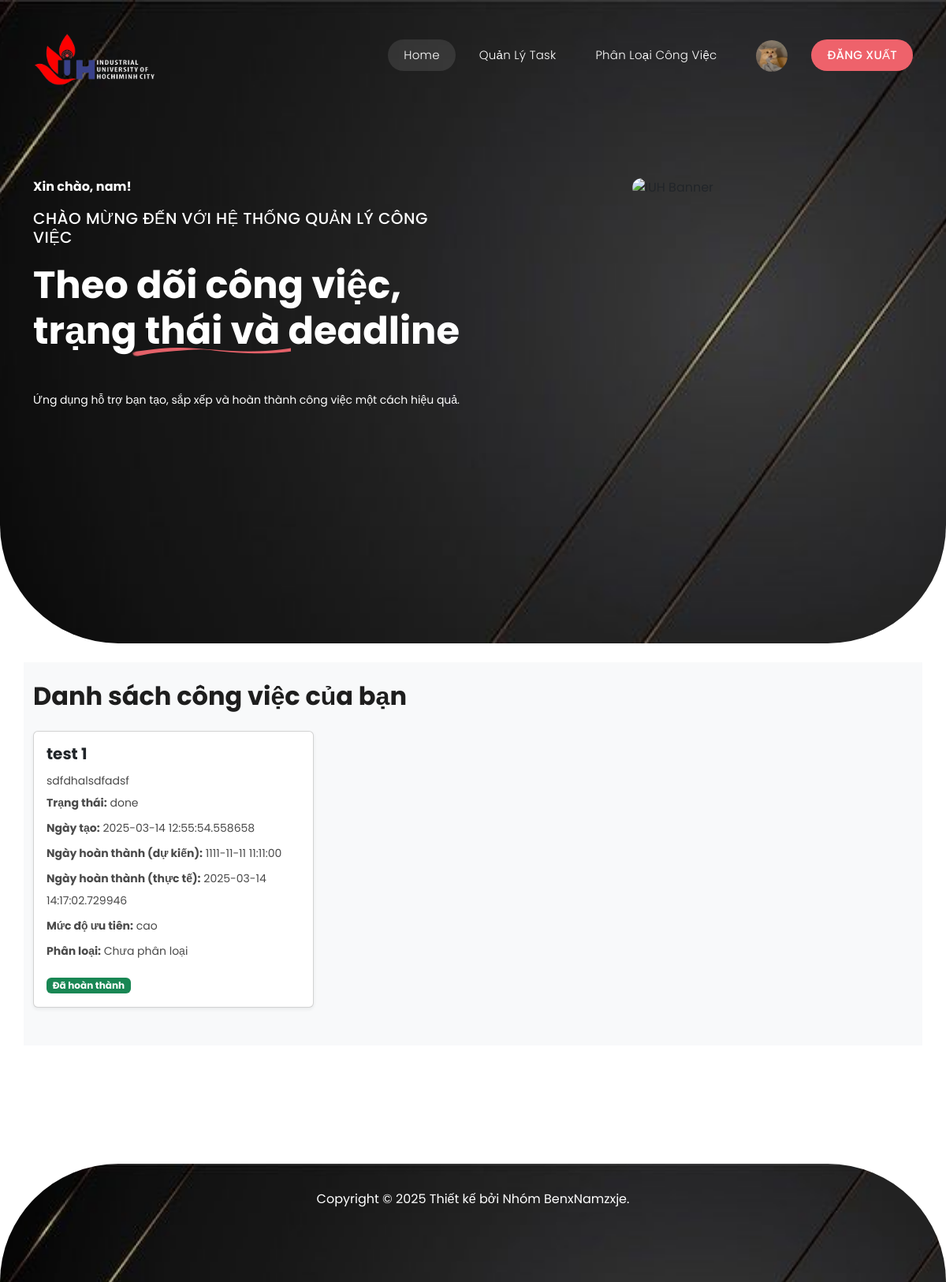
The app's page / (signed in) with its own data.
### app.py (models this page shows)
class User(db.Model):
    id = db.Column(db.Integer, primary_key=True)
    username = db.Column(db.String(50), unique=True, nullable=False)
    password = db.Column(db.String(200), nullable=False)
    is_admin = db.Column(db.Boolean, default=False)
    is_blocked = db.Column(db.Boolean, default=False)
    avatar = db.Column(db.String(255), nullable=True)
    tasks = db.relationship('Task', backref='user', lazy=True)

class Task(db.Model):
    id = db.Column(db.Integer, primary_key=True)
    title = db.Column(db.String(100), nullable=False)
    content = db.Column(db.Text, nullable=True)
    status = db.Column(db.String(20), default='pending')  # pending, done
    created_time = db.Column(db.DateTime, default=datetime.utcnow)
    finished_time = db.Column(db.DateTime, nullable=True)
    due_date = db.Column(db.DateTime, nullable=True)        # Ngày dự kiến hoàn thành
    priority = db.Column(db.String(20), default='trung bình') # cao, trung bình, thấp
    user_id = db.Column(db.Integer, db.ForeignKey('user.id'), nullable=False)
    category_id = db.Column(db.Integer, db.ForeignKey('category.id'), nullable=True)

### app.py (the view)
@app.route('/')
def home():
    user = current_user()
    if user:
        tasks = Task.query.filter_by(user_id=user.id).order_by(Task.id.desc()).all()
    else:
        tasks = []
    return render_template('index.html', user=user, tasks=tasks)

### app.py (called while the page is built)
def current_user():
    if 'user_id' in session:
        return User.query.get(session['user_id'])
    return None

### Templates/index.html (shortened to what this page needs)
<!DOCTYPE html>
<html lang="en">
  <head>
    <link
      rel="stylesheet"
      href="{{ url_for('static', filename='vendor/bootstrap/css/bootstrap.min.css') }}"
    />
    <link
      rel="stylesheet"
      href="{{ url_for('static', filename='css/fontawesome.css') }}"
    />
    <link
      rel="stylesheet"
      href="{{ url_for('static', filename='css/templatemo-lugx-gaming.css') }}"
    />
    <link
      rel="stylesheet"
      href="{{ url_for('static', filename='css/owl.css') }}"
    />
    <link
      rel="stylesheet"
      href="{{ url_for('static', filename='css/animate.css') }}"
    />
    <link
      rel="stylesheet"
      href="https://unpkg.com/swiper@7/swiper-bundle.min.css"
    />
  </head>
  <body>
    <header class="header-area header-sticky">
      <div class="container">
        <div class="row">
          <div class="col-12">
            <nav class="main-nav">
              <a href="{{ url_for('home') }}" class="logo">
                <img
                  src="{{ url_for('static', filename='images/logo.png') }}"
                  alt="IUH Logo"
                  style="width: 158px"
                />
              </a>
              <ul class="nav">
                <li>
                  <a href="{{ url_for('home') }}" class="active">Home</a>
                </li>
                {% if user %}
                <li>
                  <a href="{{ url_for('tasks') }}">Quản lý Task</a>
                </li>
                <li>
                  <a href="{{ url_for('categories') }}">Phân loại Công việc</a>
                </li>
                {% endif %}
                {% if user %}
                <li>
                  <a href="{{ url_for('upload_avatar') }}">
                    {% if user.avatar %}
                    <img
                      src="{{ url_for('static', filename=user.avatar) }}"
                      alt="Avatar"
                      class="header-avatar"
                    />
                    {% else %}
                    <span>Avatar</span>
                    {% endif %}
                  </a>
                </li>
                <li><a href="{{ url_for('logout') }}">Đăng xuất</a></li>
                {% else %}
                <li><a href="{{ url_for('login') }}">Đăng nhập</a></li>
                <li><a href="{{ url_for('register') }}">Đăng ký</a></li>
                {% endif %}
              </ul>
            </nav>
          </div>
        </div>
      </div>
    </header>
    <div class="main-banner">
      <div class="container">
        <div class="row">
          <div class="col-lg-6 align-self-center">
            <div class="caption header-text">
              {% if user %}
              <div class="mb-3 text-white">
                <strong>Xin chào, {{ user.username }}!</strong>
              </div>
              {% endif %}
              <h6>Chào mừng đến với hệ thống Quản lý Công Việc</h6>
              <h2>Theo dõi công việc, trạng thái và deadline</h2>
              <p>
                Ứng dụng hỗ trợ bạn tạo, sắp xếp và hoàn thành công việc một cách
                hiệu quả.
              </p>
            </div>
          </div>
          <div class="col-lg-4 offset-lg-2">
            <div class="right-image">
              <img src="/static/images/iuh-banner-new.JPG" alt="IUH Banner" />
            </div>
          </div>
        </div>
      </div>
    </div>
    <div class="container bg-light my-4 py-4">
      <h2 class="mb-4">Danh sách công việc của bạn</h2>
      {% if tasks and tasks|length > 0 %}
      <div class="row">
        {% for task in tasks %}
        <div class="col-md-4 mb-4">
          <div class="card h-100 shadow-sm">
            <div class="card-body">
              <h5 class="card-title">{{ task.title }}</h5>
              <p class="card-text">{{ task.content }}</p>
              <p class="mb-1"><strong>Trạng thái:</strong> {{ task.status }}</p>
              <p class="mb-1"><strong>Ngày tạo:</strong> {{ task.created_time }}</p>
              {% if task.due_date %}
              <p class="mb-1"><strong>Ngày hoàn thành (dự kiến):</strong> {{ task.due_date }}</p>
              {% else %}
              <p class="mb-1"><strong>Ngày hoàn thành (dự kiến):</strong> Chưa đặt</p>
              {% endif %}
              {% if task.finished_time %}
              <p class="mb-1"><strong>Ngày hoàn thành (thực tế):</strong> {{ task.finished_time }}</p>
              {% else %}
              <p class="mb-1"><strong>Ngày hoàn thành (thực tế):</strong> Chưa hoàn thành</p>
              {% endif %}
              <p class="mb-1"><strong>Mức độ ưu tiên:</strong> {{ task.priority }}</p>
              {% if task.category %}
              <p class="mb-1">
                <strong>Phân loại:</strong> {{ task.category.name }}
              </p>
              {% else %}
              <p class="mb-1">
                <strong>Phân loại:</strong> Chưa phân loại
              </p>
              {% endif %}
              {% if task.status != 'done' and task.status != 'completed' %}
              <form action="{{ url_for('finish_task', task_id=task.id) }}" method="POST">
                <button type="submit" class="btn btn-success btn-sm">
                  Đánh dấu hoàn thành
                </button>
              </form>
              {% else %}
              <span class="badge bg-success mt-3">Đã hoàn thành</span>
              {% endif %}
            </div>
          </div>
        </div>
        {% endfor %}
      </div>
      {% else %}
      <p>
        Hiện chưa có công việc nào. Bạn có thể thêm mới tại trang
        <a href="{{ url_for('tasks') }}">Tasks</a>.
      </p>
      {% endif %}
    </div>
    <footer>
      <div class="container">
        <div class="col-lg-12">
          <p>
            Copyright © 2025
            Thiết kế bởi <a href="#">Nhóm BenxNamzxje</a>.
          </p>
        </div>
      </div>
    </footer>
  </body>
</html>

### static/css/templatemo-lugx-gaming.css (style rules this page uses)
html, body, div, span, applet, object, iframe, h1, h2, h3, h4, h5, h6, p, blockquote, div pre, a, abbr, acronym, address, big, cite, code, del, dfn, em, font, img, ins, kbd, q, s, samp, small, strike, strong, sub, sup, tt, var, b, u, i, center, dl, dt, dd, ol, ul, li, figure, header, nav, section, article, aside, footer, figcaption { margin: 0; padding: 0; border: 0; outline: 0; }
ul, li { padding: 0; margin: 0; list-style: none; }
header, nav, section, article, aside, footer, hgroup { display: block; }
* { box-sizing: border-box; }
html, body { font-family: "Poppins", sans-serif; -ms-text-size-adjust: 100%; -webkit-font-smoothing: antialiased; -moz-osx-font-smoothing: grayscale; }
a { text-decoration: none !important; }
h1, h2, h3, h4, h5, h6 { color: #1e1e1e; margin-top: 0px; margin-bottom: 0px; font-weight: 700; }
ul { margin-bottom: 0px; }
p { font-size: 14px; line-height: 28px; color: #4a4a4a; }
img { width: 100%; overflow: hidden; }
html, body { font-family: "Poppins", sans-serif; }
.header-area { position: absolute; background-color: transparent; top: 40px; left: 0; right: 0; z-index: 100; -webkit-transition: all 0.5s ease 0s; -moz-transition: all 0.5s ease 0s; -o-transition: all 0.5s ease 0s; transition: all 0.5s ease 0s; }
.header-area .main-nav { background: transparent; display: flex; }
.header-area .main-nav .logo { -webkit-transition: all 0.3s ease 0s; -moz-transition: all 0.3s ease 0s; -o-transition: all 0.3s ease 0s; transition: all 0.3s ease 0s; display: inline-block; }
.header-area .main-nav ul.nav { border-radius: 0px 0px 25px 25px; flex-basis: 100%; margin-top: 10px; justify-content: right; -webkit-transition: all 0.3s ease 0s; -moz-transition: all 0.3s ease 0s; -o-transition: all 0.3s ease 0s; transition: all 0.3s ease 0s; position: relative; z-index: 999; }
.header-area .main-nav .nav li:last-child { padding-right: 0px; }
.header-area .main-nav .nav li { padding-left: 10px; padding-right: 10px; height: 40px; line-height: 40px; }
.header-area .main-nav .nav li a { display: block; padding-left: 20px; padding-right: 20px; border-radius: 20px; font-weight: 300; font-size: 15px; height: 40px; line-height: 40px; text-transform: capitalize; color: #fff; -webkit-transition: all 0.4s ease 0s; -moz-transition: all 0.4s ease 0s; -o-transition: all 0.4s ease 0s; transition: all 0.4s ease 0s; border: transparent; letter-spacing: 0.25px; }
.header-area .main-nav .nav li:last-child a { background-color: #ee626b; text-transform: uppercase; font-weight: 500; }
.header-area .main-nav .nav li a.active { color: #fff; background-color: rgba(255, 255, 255, 0.1); }
.header-area.header-sticky .nav li a.active { color: #fff; }
@media (max-width: 1200px) { .header-area .main-nav .nav li { padding-left: 5px; padding-right: 5px; } }
.main-banner { background-image: url(../images/head-background.jpg); border-radius: 0px 0px 150px 150px; background-position: center bottom; background-repeat: no-repeat; background-size: cover; padding: 225px 0px; }
.main-banner .caption h6 { font-size: 20px; text-transform: uppercase; color: #fff; font-weight: 500; letter-spacing: 0.5px; }
.main-banner .caption h2 { font-size: 48px; color: #fff; margin-top: 20px; position: relative; padding-bottom: 5px; margin-bottom: 40px; }
.main-banner .caption h2:after { position: absolute; background-image: url(../images/caption-dec.png); width: 202px; height: 12px; content: ""; left: 125px; bottom: 0; }
.main-banner .caption p { color: #fff; margin-bottom: 70px; }
.main-banner .right-image { position: relative; }
.main-banner .right-image img { border-radius: 25px; }
footer { margin-top: 150px; background-color: #0071f8; background-repeat: no-repeat; background-size: cover; background-image: url(../images/footer-background.jpg); min-height: 150px; border-radius: 150px 150px 0px 0px; }
footer p { text-align: center; line-height: 90px; color: #fff; font-size: 16px; font-weight: 400; }
footer p a { color: #fff; transition: all 0.3s; position: relative; z-index: 3; }
body { overflow-x: hidden; }

### Templates/index.html (style rules this page uses)
.header-avatar { width: 40px; height: 40px; object-fit: cover; border-radius: 50%; }

### records on screen
User: avatar (picture), username "nam"
Task: title "test 1", content "sdfdhalsdfadsf", status "done", created_time "2025-03-14 12:55:54.558658", due_date "1111-11-11 11:11:00", finished_time "2025-03-14 14:17:02.729946", priority "cao", shows "Đã hoàn thành"
